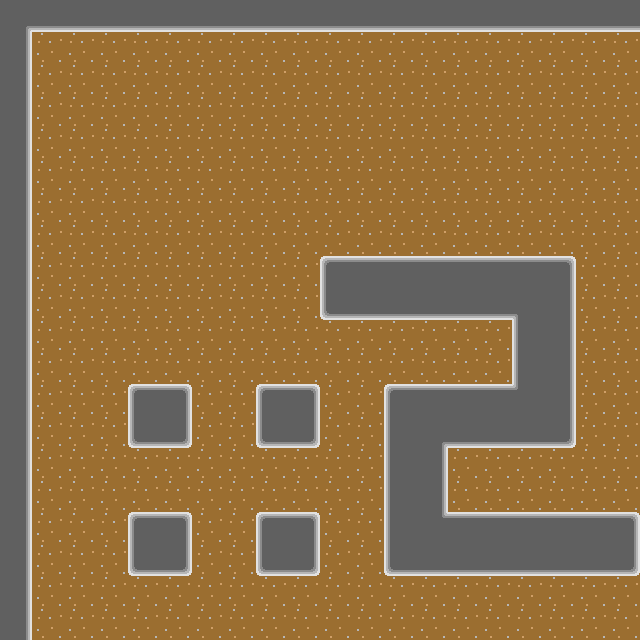

The image is a tile-based game level rendered from a .tmx file. Its description and complete source (layers, tilesets, objects, tile grids) follow:
An orthogonal 20x20 tile map with 32x32 px tiles, 2 tile layers (Background, Field).

<map version="1.10" tiledversion="1.11.2" orientation="orthogonal" renderorder="right-down" width="20" height="20" tilewidth="32" tileheight="32" infinite="0" nextlayerid="3" nextobjectid="1">
 <editorsettings>
  <export target="tilemap_normal_1.json" format="json" />
 </editorsettings>
 <tileset firstgid="1" name="tiles_normal_1" tilewidth="32" tileheight="32" tilecount="48" columns="8">
  <image source="block_tiles_32x32.png" width="256" height="192" />
 </tileset>
 <layer id="2" name="Background" width="20" height="20">
  <data encoding="csv">
46,46,46,46,46,46,46,46,46,46,46,46,46,46,46,46,46,46,46,46,
46,46,46,46,46,46,46,46,46,46,46,46,46,46,46,46,46,46,46,46,
46,46,46,46,46,46,46,46,46,46,46,46,46,46,46,46,46,46,46,46,
46,46,46,46,46,46,46,46,46,46,46,46,46,46,46,46,46,46,46,46,
46,46,46,46,46,46,46,46,46,46,46,46,46,46,46,46,46,46,46,46,
46,46,46,46,46,46,46,46,46,46,46,46,46,46,46,46,46,46,46,46,
46,46,46,46,46,46,46,46,46,46,46,46,46,46,46,46,46,46,46,46,
46,46,46,46,46,46,46,46,46,46,46,46,46,46,46,46,46,46,46,46,
46,46,46,46,46,46,46,46,46,46,46,46,46,46,46,46,46,46,46,46,
46,46,46,46,46,46,46,46,46,46,46,46,46,46,46,46,46,46,46,46,
46,46,46,46,46,46,46,46,46,46,46,46,46,46,46,46,46,46,46,46,
46,46,46,46,46,46,46,46,46,46,46,46,46,46,46,46,46,46,46,46,
46,46,46,46,46,46,46,46,46,46,46,46,46,46,46,46,46,46,46,46,
46,46,46,46,46,46,46,46,46,46,46,46,46,46,46,46,46,46,46,46,
46,46,46,46,46,46,46,46,46,46,46,46,46,46,46,46,46,46,46,46,
46,46,46,46,46,46,46,46,46,46,46,46,46,46,46,46,46,46,46,46,
46,46,46,46,46,46,46,46,46,46,46,46,46,46,46,46,46,46,46,46,
46,46,46,46,46,46,46,46,46,46,46,46,46,46,46,46,46,46,46,46,
46,46,46,46,46,46,46,46,46,46,46,46,46,46,46,46,46,46,46,46,
46,46,46,46,46,46,46,46,46,46,46,46,46,46,46,46,46,46,46,46
</data>
 </layer>
 <layer id="1" name="Field" width="20" height="20">
  <data encoding="csv">
35,23,23,23,23,23,23,23,23,23,23,23,23,23,23,23,23,23,23,23,
15,0,0,0,0,0,0,0,0,0,0,0,0,0,0,0,0,0,0,0,
15,0,0,0,0,0,0,0,0,0,0,0,0,0,0,0,0,0,0,0,
15,0,0,0,0,0,0,0,0,0,0,0,0,0,0,0,0,0,0,0,
15,0,0,0,0,0,0,0,0,0,0,0,0,0,0,0,0,0,0,0,
15,0,0,0,0,0,0,0,0,0,0,0,0,0,0,0,0,0,0,0,
15,0,0,0,0,0,0,0,0,0,0,0,0,0,0,0,0,0,0,0,
15,0,0,0,0,0,0,0,0,0,0,0,0,0,0,0,0,0,0,0,
15,0,0,0,0,0,0,0,0,0,3221225489,3221225495,3221225495,3221225495,3221225495,3221225495,3221225495,3221225496,0,0,
15,0,0,0,0,0,0,0,0,0,3221225477,3221225474,3221225474,3221225474,3221225474,3221225474,3221225506,3221225501,0,0,
15,0,0,0,0,0,0,0,0,0,0,0,0,0,0,0,3221225487,3221225501,0,0,
15,0,0,0,0,0,0,0,0,0,0,0,0,0,0,0,3221225487,3221225501,0,0,
15,0,0,0,4,5,0,0,4,5,0,0,4,2,2,2,33,15,0,0,
15,0,0,0,24,17,0,0,24,17,0,0,29,35,23,23,23,17,0,0,
15,0,0,0,0,0,0,0,0,0,0,0,29,15,0,0,0,0,0,0,
15,0,0,0,0,0,0,0,0,0,0,0,29,15,0,0,0,0,0,0,
15,0,0,0,4,5,0,0,4,5,0,0,29,34,2,2,2,2,2,5,
15,0,0,0,24,17,0,0,24,17,0,0,24,23,23,23,23,23,23,17,
15,0,0,0,0,0,0,0,0,0,0,0,0,0,0,0,0,0,0,0,
15,0,0,0,0,0,0,0,0,0,0,0,0,0,0,0,0,0,0,0
</data>
 </layer>
</map>